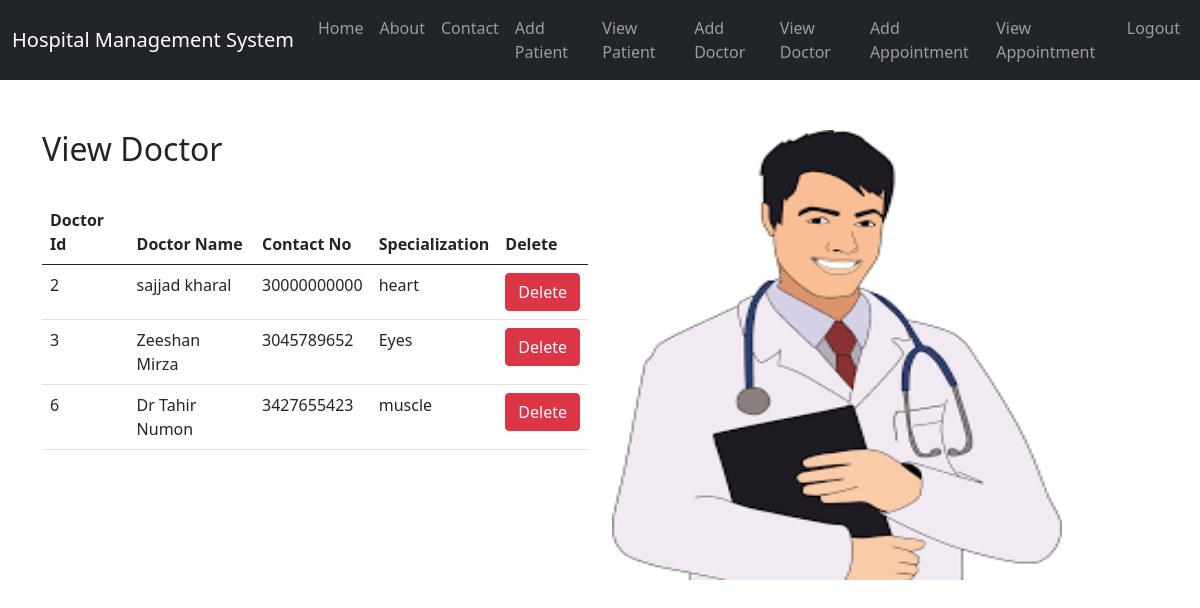
/view_doctor/ (signed in), run on the app's committed database.
### hospital/models.py (models this page shows, shortened)
class Doctor(models.Model):
    name = models.CharField(max_length=100)
    mobile = models.IntegerField()
    special = models.CharField(max_length=100)

### hospital/views.py (the view)
# urls.py: path('view_doctor/', views.view_doctor, name='view_doctor'),
def view_doctor(request):
    if not request.user.is_staff:
        return redirect('login')
    doc = Doctor.objects.all()
    context = {'doc':doc}
    return render(request, 'view_doctor.html', context)

### hospital/templates/view_doctor.html
{% extends 'navigation.html' %}
{% load static %}
{% block body %}
<div class="container" style="margin-top:50px">
  <div class="row">
    <div class="col-md-6">
    <h2>View Doctor</h2>
  <br>
  <table class="table table-hover">
    <thead>
    <tr>
      <th>Doctor Id</th>
      <th>Doctor Name</th>
      <th>Contact No</th>
      <th>Specialization</th>
      <th>Delete</th>
    </tr>
    </thead>
    <tbody>
    {% for i in doc %}
    <tr>
    <td>{{i.id}}</td>
    <td>{{i.name}}</td>
    <td>{{i.mobile}}</td>
    <td>{{i.special}}</td>
      <td><a href="{% url 'delete_doctor' i.id %}" class="btn btn-danger">Delete</a></td>
      </tr>
    {% endfor %}
    </tbody>
  </table>
      </div>
<div class="col-md-6">
  <img src="{% static 'image/doc2.png' %}" height="450px" width="450px">
</div>
    </div>
</div>
{% endblock %}

### data on the page
Doctor: id "2", name "sajjad kharal", mobile "30000000000", special "heart"
Doctor: id "3", name "Zeeshan Mirza", mobile "3045789652", special "Eyes"
Doctor: id "6", name "Dr Tahir Numon", mobile "3427655423", special "muscle"
